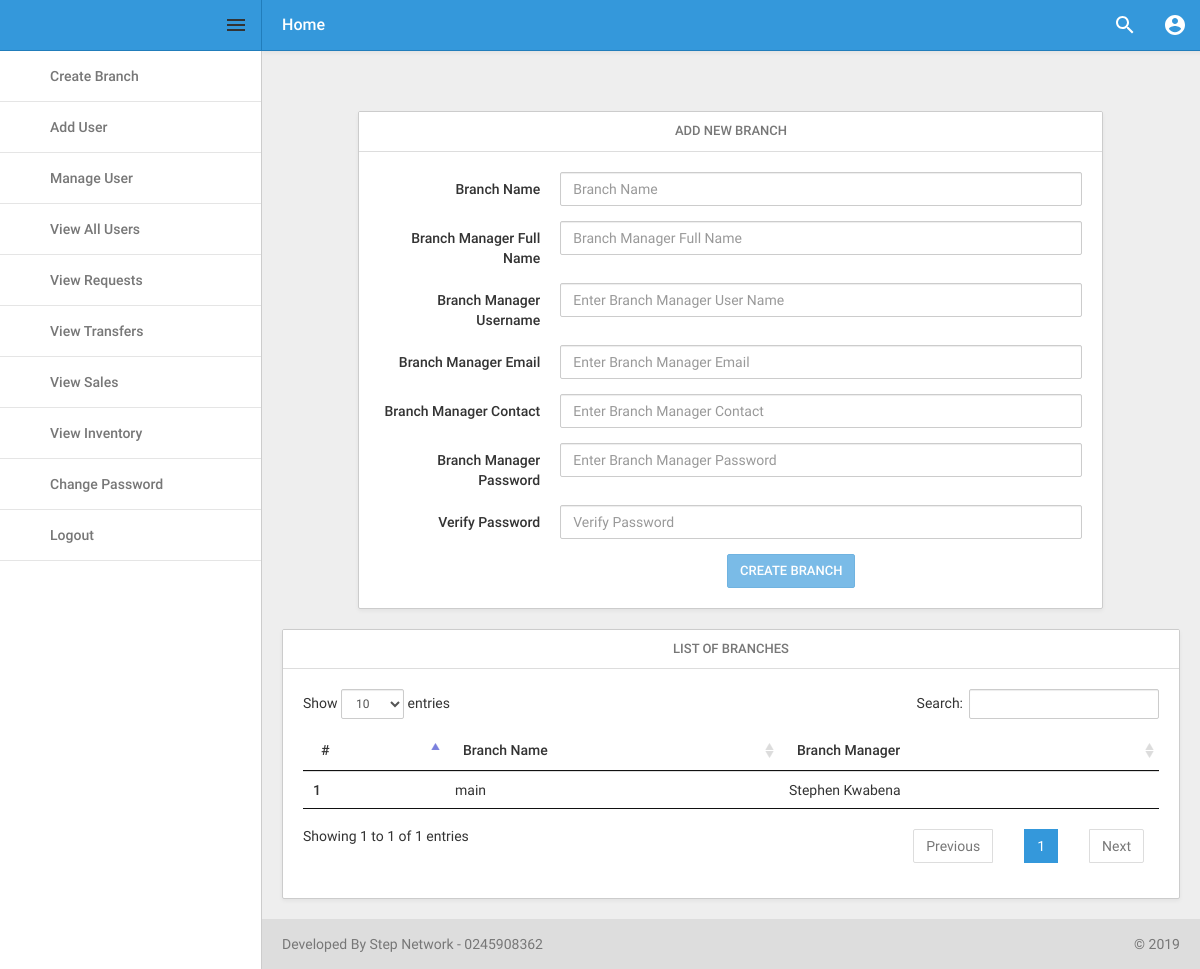
/admin/index.php?cr_branch (signed in), run on the app's committed database.
### tables this page shows
CREATE TABLE `users_table` (
  `users_table_id` int(100) NOT NULL AUTO_INCREMENT,
  `user_username` varchar(50) NOT NULL,
  `user_pass` mediumtext NOT NULL,
  `user_name` varchar(100) NOT NULL,
  `user_status` int(50) NOT NULL,
  `user_type` int(50) NOT NULL,
  `user_branch` int(50) NOT NULL,
  `user_email` varchar(20) NOT NULL,
  `user_contact` varchar(20) NOT NULL,
  `timestamp` datetime NOT NULL DEFAULT CURRENT_TIMESTAMP,
  PRIMARY KEY (`users_table_id`),
  KEY `user_status` (`user_status`),
  KEY `user_type` (`user_type`),
  KEY `user_branch` (`user_branch`),
  CONSTRAINT `users_table_ibfk_1` FOREIGN KEY (`user_status`) REFERENCES `user_status` (`user_status_id`),
  CONSTRAINT `users_table_ibfk_2` FOREIGN KEY (`user_type`) REFERENCES `user_work_types` (`work_type_id`),
  CONSTRAINT `users_table_ibfk_3` FOREIGN KEY (`user_branch`) REFERENCES `system_branches` (`system_branch_id`)
);

CREATE TABLE `system_branches` (
  `system_branch_id` int(100) NOT NULL AUTO_INCREMENT,
  `system_branch_name` varchar(50) NOT NULL,
  `branch_timestamp` timestamp NOT NULL DEFAULT CURRENT_TIMESTAMP,
  PRIMARY KEY (`system_branch_id`)
);

### admin/create_branch.php (the view, shortened to what this page needs)
<div id="global">
                <div class="container-fluid">
                    <div class="row cm-fix-height">
                    <div class="col-lg-10 col-lg-offset-1 col-md-10 col-md-offset-1">
                        <div class="panel panel-default">
                            <div class="panel-heading">Add New Branch</div>
                            <div class="panel-body">
                                <form class="form-horizontal" data-toggle="validator" id="form_add_new_branch" method="post">
                                    <div class="form-group">
                                        <label for="inputEmail3" class="col-sm-3 control-label">Branch Name</label>
                                        <div class="col-sm-9">
                                            <input type="text" data-error="Enter New Branch Name" class="form-control" id="txt_branch_name" placeholder="Branch Name" required="required">
                                        </div>
                                    </div>
                                    <div class="form-group">
                                        <label for="inputEmail3" class="col-sm-3 control-label">Branch Manager Full Name</label>
                                        <div class="col-sm-9">
                                            <input type="text" data-error="Enter Full Name" class="form-control" id="txt_branch_manager_full_name" placeholder="Branch Manager Full Name" required="required">
                                        </div>
                                    </div>
                                     <div class="form-group">
                                        <label for="inputEmail3" class="col-sm-3 control-label">Branch Manager Username</label>
                                        <div class="col-sm-9">
                                            <input type="text" class="form-control" data-error="Enter Branch Manager User Name" id="txt_branch_manager_user_name" placeholder="Enter Branch Manager User Name" required="required">
                                        </div>
                                    </div>
                                    <div class="form-group">
                                        <label for="inputEmail3" class="col-sm-3 control-label">Branch Manager Email</label>
                                        <div class="col-sm-9">
                                            <input type="email" class="form-control" data-error="Enter Branch Manager Email" id="txt_branch_manager_email" placeholder="Enter Branch Manager Email" required="required">
                                        </div>
                                    </div>
                                    <div class="form-group">
                                        <label for="inputEmail3" class="col-sm-3 control-label">Branch Manager Contact</label>
                                        <div class="col-sm-9">
                                            <input type="number" minLength="10" class="form-control" data-error="Enter Branch Manager Contact" id="txt_branch_manager_contact" placeholder="Enter Branch Manager Contact" required="required">
                                        </div>
                                    </div>
                                     <div class="form-group">
                                        <label for="inputEmail3" class="col-sm-3 control-label">Branch Manager Password</label>
                                        <div class="col-sm-9">
                                            <input type="password" data-error="Enter Manager Password" class="form-control" id="txt_branch_manager_password" placeholder="Enter Branch Manager Password" required="required">
                                        </div>
                                    </div>
                                   <div class="form-group">
                                        <label for="inputEmail3" class="col-sm-3 control-label">Verify Password</label>
                                        <div class="col-sm-9">
                                            <input type="password" data-error="Please Verify Manager Password" class="form-control" id="txt_verify_password" placeholder="Verify Password" required="required">
                                        </div>
                                    </div>
                                    <div class="form-group" style="margin-bottom:0">
                                        <div class="col-sm-offset-2 col-sm-10 text-center">
                                            <button type="submit" class="btn btn-primary">Create Branch</button>
                                        </div>
                                    </div>
                                </form>
                            </div>
                        </div>
                    </div>
                </div>
                <div class="row cm-fix-height">
                    <div class="col-lg-12 col-md-12">
                        <div class="panel panel-default">
                            <div class="panel-heading">List Of Branches </div>
                            <div class="panel-body">
                               <table class="table table-hover" id="my_selected_table">
                                <thead>
                                    <tr>
                                        <th>#</th>
                                        <th>Branch Name</th>
                                        <th>Branch Manager</th>
                                    </tr>
                                </thead>
                                <tbody id="add_customers_table">
                                   <?php
                                    $get_users_query = mysqli_query($connection,"SELECT * FROM users_table JOIN system_branches ON `users_table`.`user_branch` = `system_branches`.`system_branch_id` WHERE `users_table`.`user_type` = '2' ");
                                    while ($get_each_user = mysqli_fetch_array($get_users_query)) { ?>
                                        <tr>
                                            <th scope="row"><?php echo $get_each_user["users_table_id"]; ?></th>
                                            <td><?php echo $get_each_user["system_branch_name"]; ?></td>
                                            <td><?php echo $get_each_user["user_name"]; ?></td>
                                        </tr>
                                  <?php  }  ?>
                                </tbody>
                            </table>
                            </div>
                        </div>
                    </div>
                </div>
            </div>

### data on the page
users_table: users_table_id "1", user_branch.system_branch_name "main", user_name "Stephen Kwabena"
